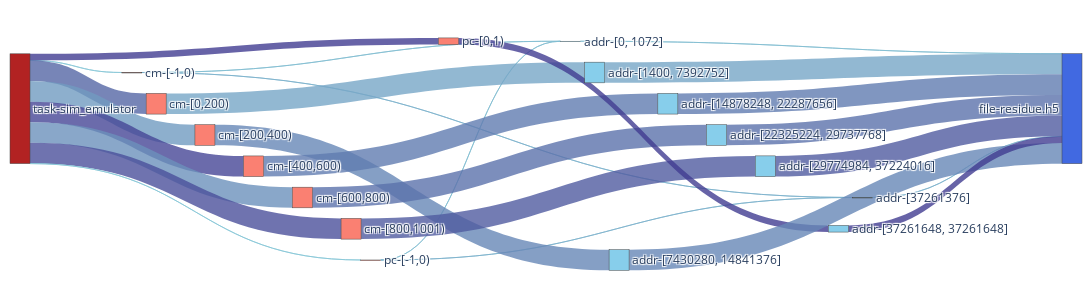

The code cell stored with this chart in its notebook:
### Code cell
sim_nodes, sim_nodes_dict = get_nodes_for_sankey(G_SIM, rm_tags=['sim'])

# print(node_ref2)

sim_links = get_links_for_sankey(G_SIM, sim_nodes_dict)
fig = go.Figure(go.Sankey(
            node = sim_nodes,
            link = sim_links, orientation='h'))


fig.update_layout(
    autosize=False,
    width=1400,
    height=300,
    margin=dict(
        l=10,
        r=10,
        b=40,
        t=10,
        pad=2
    ),
)
fig.show()
fig.write_html(f"{image_path}/sankey-grouped-sim_w-vol-vfd-.html")

### Figure 1 — Plotly figure (JSON) as saved in the notebook; plotly's stock layout.template omitted (floating-point values rounded to 4 significant figures)
{"data": [{"link": {"color": ["rgba(134.64285714285714, 199.28571428571428, 214.64285714285714, 0.8)", "rgba(86.42857142857143, 102.85714285714286, 166.42857142857144, 0.8)", "rgba(113.21428571428572, 156.42857142857144, 193.21428571428572, 0.8)", "rgba(70.35714285714286, 70.71428571428572, 150.35714285714286, 0.8)", "rgba(107.85714285714286, 145.71428571428572, 187.85714285714286, 0.8)", "rgba(75.71428571428572, 81.42857142857144, 155.71428571428572, 0.8)", "rgba(134.64285714285714, 199.28571428571428, 214.64285714285714, 0.8)", "rgba(65.0, 60.0, 145.0, 0.8)", "rgba(129.28571428571428, 188.57142857142858, 209.28571428571428, 0.8)", "rgba(123.92857142857143, 177.85714285714286, 203.92857142857144, 0.8)", "rgba(129.28571428571428, 188.57142857142858, 209.28571428571428, 0.8)", "rgba(123.92857142857143, 177.85714285714286, 203.92857142857144, 0.8)", "rgba(118.57142857142857, 167.14285714285714, 198.57142857142858, 0.8)", "rgba(102.5, 135.0, 182.5, 0.8)", "rgba(97.14285714285714, 124.28571428571429, 177.14285714285714, 0.8)", "rgba(91.78571428571428, 113.57142857142857, 171.78571428571428, 0.8)", "rgba(81.07142857142857, 92.14285714285714, 161.07142857142856, 0.8)", "rgba(65.0, 60.0, 145.0, 0.8)", "rgba(129.28571428571428, 188.57142857142858, 209.28571428571428, 0.8)", "rgba(123.92857142857143, 177.85714285714286, 203.92857142857144, 0.8)", "rgba(118.57142857142857, 167.14285714285714, 198.57142857142858, 0.8)", "rgba(102.5, 135.0, 182.5, 0.8)", "rgba(97.14285714285714, 124.28571428571429, 177.14285714285714, 0.8)", "rgba(91.78571428571428, 113.57142857142857, 171.78571428571428, 0.8)", "rgba(81.07142857142857, 92.14285714285714, 161.07142857142856, 0.8)", "rgba(65.0, 60.0, 145.0, 0.8)"], "label": ["Access Volume : 0 <br />Average Count : 4 <br />Average Access Size : 0 <br />Operation : write<br />Bandwidth : 0", "Access Volume : 7.42 MB <br />Average Count : 200 <br />Average Access Size : 37.11 KB <br />Operation : write<br />Bandwidth : 2.41 MB/s", "Access Volume : 7.44 MB <br />Average Count : 200 <br />Average Access Size : 37.21 KB <br />Operation : write<br />Bandwidth : 1.87 MB/s", "Access Volume : 7.44 MB <br />Average Count : 200 <br />Average Access Size : 37.2 KB <br />Operation : write<br />Bandwidth : 2.51 MB/s", "Access Volume : 7.44 MB <br />Average Count : 200 <br />Average Access Size : 37.21 KB <br />Operation : write<br />Bandwidth : 1.89 MB/s", "Access Volume : 7.48 MB <br />Average Count : 201 <br />Average Access Size : 37.21 KB <br />Operation : write<br />Bandwidth : 2.48 MB/s", "Access Volume : 0 <br />Average Count : 4 <br />Average Access Size : 0 <br />Operation : write<br />Bandwidth : 0", "Access Volume : 2.4 MB <br />Average Count : 1 <br />Average Access Size : 2.4 MB <br />Operation : write<br />Bandwidth : 1.56 GB/s", "Access Volume : 5.19 KB <br />Average Count : 24 <br />Average Access Size : 216.33 B <br />Operation : write<br />Bandwidth : 292.05 B/s", "Access Volume : 272 B <br />Average Count : 1 <br />Average Access Size : 272 B <br />Operation : write<br />Bandwidth : 176.85 KB/s", "Access Volume : 5.19 KB <br />Average Count : 24 <br />Average Access Size : 216.33 B <br />Operation : write<br />Bandwidth : 292.05 B/s", "Access Volume : 272 B <br />Average Count : 1 <br />Average Access Size : 272 B <br />Operation : write<br />Bandwidth : 176.85 KB/s", "Access Volume : 7.46 MB <br />Average Count : 202 <br />Average Access Size : 36.94 KB <br />Operation : write<br />Bandwidth : 440.16 KB/s", "Access Volume : 7.45 MB <br />Average Count : 200 <br />Average Access Size : 37.24 KB <br />Operation : write<br />Bandwidth : 2.11 MB/s", "Access Volume : 7.45 MB <br />Average Count : 200 <br />Average Access Size : 37.23 KB <br />Operation : write<br />Bandwidth : 2.12 MB/s", "Access Volume : 7.45 MB <br />Average Count : 200 <br />Average Access Size : 37.25 KB <br />Operation : write<br />Bandwidth : 2.13 MB/s", "Access Volume : 7.49 MB <br />Average Count : 201 <br />Average Access Size : 37.25 KB <br />Operation : write<br />Bandwidth : 2.42 MB/s", "Access Volume : 2.4 MB <br />Average Count : 1 <br />Average Access Size : 2.4 MB <br />Operation : write<br />Bandwidth : 1.56 GB/s", "Access Volume : 5.19 KB <br />Average Count : 24 <br />Average Access Size : 216.33 B <br />Operation : write<br />Bandwidth : 292.05 B/s", "Access Volume : 272 B <br />Average Count : 1 <br />Average Access Size : 272 B <br />Operation : write<br />Bandwidth : 176.85 KB/s", "Access Volume : 7.46 MB <br />Average Count : 202 <br />Average Access Size : 36.94 KB <br />Operation : write<br />Bandwidth : 440.16 KB/s", "Access Volume : 7.45 MB <br />Average Count : 200 <br />Average Access Size : 37.24 KB <br />Operation : write<br />Bandwidth : 2.11 MB/s", "Access Volume : 7.45 MB <br />Average Count : 200 <br />Average Access Size : 37.23 KB <br />Operation : write<br />Bandwidth : 2.12 MB/s", "Access Volume : 7.45 MB <br />Average Count : 200 <br />Average Access Size : 37.25 KB <br />Operation : write<br />Bandwidth : 2.13 MB/s", "Access Volume : 7.49 MB <br />Average Count : 201 <br />Average Access Size : 37.25 KB <br />Operation : write<br />Bandwidth : 2.42 MB/s", "Access Volume : 2.4 MB <br />Average Count : 1 <br />Average Access Size : 2.4 MB <br />Operation : write<br />Bandwidth : 1.56 GB/s"], "source": [0, 0, 0, 0, 0, 0, 0, 0, 1, 1, 2, 2, 3, 4, 5, 6, 7, 8, 9, 10, 11, 12, 13, 14, 15, 16], "target": [1, 3, 4, 5, 6, 7, 2, 8, 9, 10, 9, 10, 11, 12, 13, 14, 15, 16, 17, 17, 17, 17, 17, 17, 17, 17], "value": [1, 7422108, 7441148, 7440164, 7442936, 7479508, 1, 2400000, 5192, 272, 5192, 272, 7460880, 7447968, 7446976, 7449760, 7486392, 2400000, 5192, 272, 7460880, 7447968, 7446976, 7449760, 7486392, 2400000]}, "node": {"color": ["FireBrick", "Salmon", "Salmon", "Salmon", "Salmon", "Salmon", "Salmon", "Salmon", "Salmon", "SkyBlue", "SkyBlue", "SkyBlue", "SkyBlue", "SkyBlue", "SkyBlue", "SkyBlue", "SkyBlue", "RoyalBlue"], "label": ["task-sim_emulator", "cm-[-1,0)", "pc-[-1,0)", "cm-[0,200)", "cm-[200,400)", "cm-[400,600)", "cm-[600,800)", "cm-[800,1001)", "pc-[0,1)", "addr-[0, 1072]", "addr-[37261376]", "addr-[1400, 7392752]", "addr-[7430280, 14841376]", "addr-[14878248, 22287656]", "addr-[22325224, 29737768]", "addr-[29774984, 37224016]", "addr-[37261648, 37261648]", "file-residue.h5"], "x": [0, 0.1136, 0.3864, 0.1364, 0.1818, 0.2273, 0.2727, 0.3182, 0.4091, 0.5227, 0.7955, 0.5455, 0.5682, 0.6136, 0.6591, 0.7045, 0.7727, 1], "y": [0, 0.25, 0, 0.375, 0.5, 0.625, 0.75, 0.875, 0.125, 0.125, 0.75, 0.25, 1, 0.375, 0.5, 0.625, 0.875, 0]}, "orientation": "h", "type": "sankey"}], "layout": {"autosize": false, "height": 300, "margin": {"b": 40, "l": 10, "pad": 2, "r": 10, "t": 10}, "width": 1400}}
